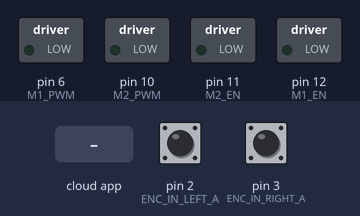
Simulated run of this sketch. Board: Arduino Uno, built with avr-gcc and run on an emulated ATmega328P. Parts: switched loads named in the sketch (green lamp = pin HIGH). The test bench sets the inputs (shaded band); at power-on: pin 2 (ENC_IN_LEFT_A) HIGH, pin 3 (ENC_IN_RIGHT_A) HIGH. The ROS host is connected and sends only what is stated.

Above: at 1.2 s.
1.3 s: the phone or cloud app sets linear.x to -100
At 2.0 s:
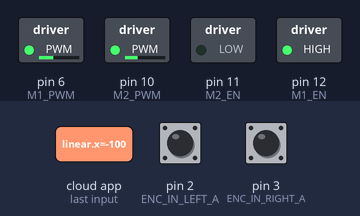
2.8 s: the phone or cloud app sets angular.z to -100
At 3.1 s:
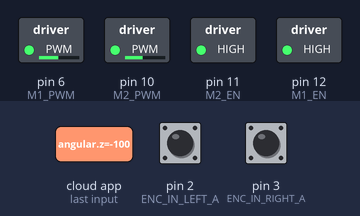
4.3 s: the phone or cloud app sets angular.z to 100
At 5.5 s:
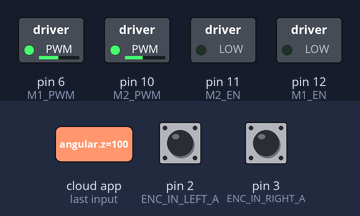
5.8 s: the phone or cloud app sets angular.z to 0
At 6.6 s:
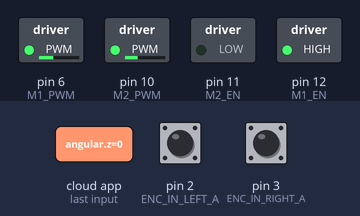
7.3 s: the phone or cloud app sets linear.x to 0
At 7.7 s:
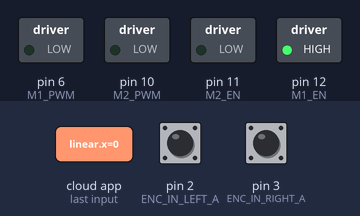
8.8 s: the phone or cloud app sets linear.x to 100
At 10.1 s:
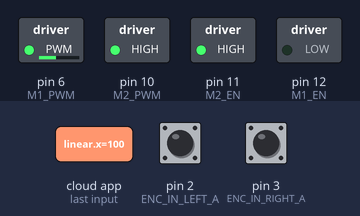
Timing chart, 0 to 11.3 s (numbered marks = the images above; inputs shaded):
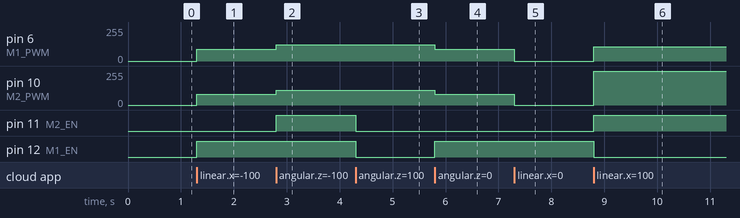

Measured:
- after the input at 1.3 s, pin 6 (M1_PWM): 0/255 → 90/255 at once; pin 10 (M2_PWM): 0/255 → 80/255 at once; pin 12 (M1_EN): LOW → HIGH at once
- after the input at 2.8 s, pin 6 (M1_PWM): 90/255 → 122/255 at once; pin 10 (M2_PWM): 80/255 → 112/255 at once; pin 11 (M2_EN): LOW → HIGH at once
- after the input at 4.3 s, pin 11 (M2_EN), pin 12 (M1_EN): HIGH → LOW at once
- after the input at 5.8 s, pin 6 (M1_PWM): 122/255 → 90/255 at once; pin 10 (M2_PWM): 112/255 → 80/255 at once; pin 12 (M1_EN): LOW → HIGH at once
- after the input at 7.3 s, pin 6 (M1_PWM): 90/255 → 0/255 at once; pin 10 (M2_PWM): 80/255 → 0/255 at once
- after the input at 8.8 s, pin 6 (M1_PWM): 0/255 → 107/255 at once; pin 10 (M2_PWM): 0/255 → 255/255 at once; pin 11 (M2_EN): LOW → HIGH at once; pin 12 (M1_EN): HIGH → LOW at once

The sketch:

sketch_vri4wd_328p_ros_cmdvel_mai22a.ino
```cpp
/*
Date: 23.05.2023
Project: VRI 4WD Robot ROS
Design: Carlos Eduardo Magrin/Eduardo Todt

Especifications:
- 4WD Platform
- Power Module DF Robot
- Board Sparkfun Atmega328p + I/O Expansion Shield V7 DF Robot
- DC Motor Driver DF Robot 2x15A
- (4) 75:1 Metal Gearmotor 6V with 48 CPR Encoder

NEW Speed adjust with code:
How to Control a Robot’s Velocity Remotely Using ROS
https://automaticaddison.com/how-to-control-a-robots-velocity-remotely-using-ros/
*/


#include "ros.h"
#include <ros/time.h>
#include <std_msgs/Int16.h>
#include <geometry_msgs/Twist.h>

//Motor DC 4WD
#define M1_PWM    6 //Right
#define M2_PWM    10
#define M1_EN     12
#define M2_EN     11
// Encoder output to Arduino Interrupt pin. Tracks the tick count.
#define ENC_IN_LEFT_A 2
#define ENC_IN_RIGHT_A 3
// Other encoder output to Arduino to keep track of wheel direction
// Tracks the direction of rotation.
#define ENC_IN_LEFT_B 19
#define ENC_IN_RIGHT_B 18

//Global variables
int locomotion = 0, i = 30, speedMotor = 0, speedMotorL = 0, speedMotorR = 0, speedMotorRamp = 0;

// True = Forward; False = Reverse
boolean Direction_left = true;
boolean Direction_right = true;

// Minumum and maximum values for 16-bit integers
// Range of 65,535
const int encoder_minimum = -32768;
const int encoder_maximum = 32767;

// Keep track of the number of wheel ticks
std_msgs::Int16 right_wheel_tick_count; //standard
ros::Publisher rightPub("right_encoder", &right_wheel_tick_count); //standard

std_msgs::Int16 left_wheel_tick_count; //standard
ros::Publisher leftPub("left_encoder", &left_wheel_tick_count); //standard


// Proportional constant, which was measured by measuring the
// PWM-Linear Velocity relationship for the robot.
const int K_P = 278;
// Y-intercept for the PWM-Linear Velocity relationship for the robot
const int b = 75; //standard 52
// Record the time that the last velocity command was received
double lastCmdVelReceived = 0;
double lastCmdVelRight = 0;
double lastCmdVelLeft = 0;
// Set linear velocity and PWM variable values for each wheel
double velLeftWheel = 0;
double velRightWheel = 0;
double pwmLeftReq = 0;
double pwmRightReq = 0;
double pwmSpeed = 0;
// Turning PWM output (0 = min, 255 = max for PWM values)
const int PWM_TURN = 80;
// Correction multiplier for drift. Chosen through experimentation.
const int DRIFT_MULTIPLIER = 120;
// How much the PWM value can change each cycle
const int PWM_INCREMENT = 1;

// Number of ticks per wheel revolution. We won't use this in this code.
const int TICKS_PER_REVOLUTION = 600; //ex 620
// Wheel radius in meters
const double WHEEL_RADIUS = 0.12; //ex 0.033
// Distance from center of the left tire to the center of the right tire in m
const double WHEEL_BASE = 0.255; //ex 0.17
// Number of ticks a wheel makes moving a linear distance of 1 meter
// This value was measured manually.
const double TICKS_PER_METER = 3100; // Originally 2880

// Set maximum and minimum limits for the PWM values
const int PWM_MIN = 100; // about 0.1 m/s
const int PWM_MAX = 120; // about 0.172 m/s
// Time interval for measurements in milliseconds
const int interval = 30;
long previousMillis = 0;
long currentMillis = 0;


ros::NodeHandle  nh;


// Increment the number of ticks
void right_wheel_tick() {

  // Read the value for the encoder for the right wheel
  int val = digitalRead(ENC_IN_RIGHT_B);

  if (val == LOW) {
    Direction_right = false; // Reverse
  }
  else {
    Direction_right = true; // Forward
  }

  if (Direction_right) {

    if (right_wheel_tick_count.data == encoder_maximum) {
      right_wheel_tick_count.data = encoder_minimum;
    }
    else {
      right_wheel_tick_count.data++;
    }
  }
  else {
    if (right_wheel_tick_count.data == encoder_minimum) {
      right_wheel_tick_count.data = encoder_maximum;
    }
    else {
      right_wheel_tick_count.data--;
    }
  }
}

// Increment the number of ticks
void left_wheel_tick() {

  // Read the value for the encoder for the left wheel
  int val = digitalRead(ENC_IN_LEFT_B);

  if (val == LOW) {
    Direction_left = true; // Reverse
  }
  else {
    Direction_left = false; // Forward
  }

  if (Direction_left) {
    if (left_wheel_tick_count.data == encoder_maximum) {
      left_wheel_tick_count.data = encoder_minimum;
    }
    else {
      left_wheel_tick_count.data++;
    }
  }
  else {
    if (left_wheel_tick_count.data == encoder_minimum) {
      left_wheel_tick_count.data = encoder_maximum;
    }
    else {
      left_wheel_tick_count.data--;
    }
  }
}


/////////////////////// Motor Controller Functions ////////////////////////////

// Calculate the left wheel linear velocity in m/s every time a
// tick count message is rpublished on the /left_ticks topic.
void calc_vel_left_wheel(){

  // Previous timestamp
  static double prevTime = 0;

  // Variable gets created and initialized the first time a function is called.
  static int prevLeftCount = 0;

  // Manage rollover and rollunder when we get outside the 16-bit integer range
  int numOfTicks = (65535 + left_wheel_tick_count.data - prevLeftCount) % 65535;

  // If we have had a big jump, it means the tick count has rolled over.
  if (numOfTicks > 10000) {
        numOfTicks = 0 - (65535 - numOfTicks);
  }

  // Calculate wheel velocity in meters per second
  velLeftWheel = numOfTicks/TICKS_PER_METER/((millis()/1000)-prevTime);

  // Keep track of the previous tick count
  prevLeftCount = left_wheel_tick_count.data;

  // Update the timestamp
  prevTime = (millis()/1000);

}

// Calculate the right wheel linear velocity in m/s every time a
// tick count message is published on the /right_ticks topic.
void calc_vel_right_wheel(){

  // Previous timestamp
  static double prevTime = 0;

  // Variable gets created and initialized the first time a function is called.
  static int prevRightCount = 0;

  // Manage rollover and rollunder when we get outside the 16-bit integer range
  int numOfTicks = (65535 + right_wheel_tick_count.data - prevRightCount) % 65535;

  if (numOfTicks > 10000) {
        numOfTicks = 0 - (65535 - numOfTicks);
  }

  // Calculate wheel velocity in meters per second
  velRightWheel = numOfTicks/TICKS_PER_METER/((millis()/1000)-prevTime);

  prevRightCount = right_wheel_tick_count.data;

  prevTime = (millis()/1000);

}


// Take the velocity command as input and calculate the PWM values.
void calc_pwm_values(const geometry_msgs::Twist& cmdVel) {

  // Record timestamp of last velocity command received
  lastCmdVelReceived = (millis()/1000);

  lastCmdVelRight = cmdVel.linear.x;
  lastCmdVelLeft = cmdVel.angular.z;

   // Calculate the PWM value given the desired velocity


    if (cmdVel.linear.x != 0.0 || cmdVel.angular.z != 0.0) {
    if (cmdVel.linear.x > 0.0) { //front
      pwmSpeed = ((K_P * ((cmdVel.linear.x)) + b));
      speedMotorL = pwmSpeed;
      speedMotorR = pwmSpeed;
      locomotion = 1;

    }
    if (cmdVel.linear.x < 0.0) { //rear
      pwmSpeed = ((K_P * ((-(cmdVel.linear.x))) + b));
      speedMotorL = pwmSpeed;
      speedMotorR = pwmSpeed;
      locomotion = 4;

    }


      // Turn left
    if (cmdVel.angular.z > 0.0) { //left
      pwmSpeed = ((K_P * ((cmdVel.angular.z)/10) + b));
      speedMotorL = pwmSpeed;
      speedMotorR = pwmSpeed;
      locomotion = 2;

    }
    if (cmdVel.angular.z < 0.0) { //right
      pwmSpeed = ((K_P * ((-(cmdVel.angular.z))/10) + b));
      speedMotorL = pwmSpeed;
      speedMotorR = pwmSpeed;
      locomotion = 3;

    }

    }

  else {
      speedMotorL = 0;
      speedMotorR = 0;
      // Stop
      locomotion = 0;

    }


  char log_msg[60];
  sprintf(log_msg, "PWM L: %3d PWM R: %3d | %2d", (int)(speedMotorL), (int)(speedMotorR), locomotion);

  nh.loginfo(log_msg);

}

  // Set up ROS subscriber to the velocity command
ros::Subscriber<geometry_msgs::Twist> subCmdVel("cmd_vel", &calc_pwm_values );

void setup(){


  // Set pin states of the encoder
  pinMode(ENC_IN_LEFT_A , INPUT_PULLUP);
  pinMode(ENC_IN_LEFT_B , INPUT);
  pinMode(ENC_IN_RIGHT_A , INPUT_PULLUP);
  pinMode(ENC_IN_RIGHT_B , INPUT);

  // Every time the pin goes high, this is a tick
  attachInterrupt(0 , left_wheel_tick, RISING); //INT0
  attachInterrupt(1 , right_wheel_tick, RISING); //INT1


  // Motor control pins are outputs
  pinMode(M1_PWM, OUTPUT);
  pinMode(M2_PWM, OUTPUT);
  pinMode(M1_EN, OUTPUT);
  pinMode(M2_EN, OUTPUT);

  // Turn off motors - Initial state
  digitalWrite(M1_EN, LOW);
  digitalWrite(M2_EN, LOW);

  // Set the motor speed
  analogWrite(M1_PWM, 0);
  analogWrite(M2_PWM, 0);


  nh.initNode();
  nh.getHardware()->setBaud(57600);
  nh.advertise(rightPub);
  nh.advertise(leftPub);
  nh.subscribe(subCmdVel);

}

void loop(){

  nh.spinOnce();


  // Record the time
  currentMillis = millis();


  // If the time interval has passed, publish the number of ticks,
  // and calculate the velocities.
  if (currentMillis - previousMillis > interval) {

    previousMillis = currentMillis;

    // Publish tick counts to topics
    leftPub.publish( &left_wheel_tick_count); //standard
    rightPub.publish( &right_wheel_tick_count ); //standard

    // Calculate the velocity of the right and left wheels
    //calc_vel_right_wheel();
    //calc_vel_left_wheel();

  }

  //Controle utilizando /cmd_vel rodando o pacote cbs_level0_locomotion

  // Stop the car if there are no cmd_vel messages
  //if((millis()/1000) - lastCmdVelReceived > 1) {
  //  pwmLeftReq = 0;
  //  pwmRightReq = 0;
  //}

  //set_pwm_values();


   // Set the direction of the motors

int speed_constant = 90;

switch (locomotion){
case(1):    //anda frente
            //nh.loginfo("Front");
            digitalWrite(M1_EN, LOW);
            digitalWrite(M2_EN, HIGH);

            analogWrite(M1_PWM, speedMotorR+10);
            analogWrite(M2_PWM, speedMotorL);
            break;

case (2):   //anda esquerda
            //nh.loginfo("Turn left");
            digitalWrite(M1_EN, LOW);
            digitalWrite(M2_EN, LOW);


            analogWrite(M1_PWM, speedMotorR+20);
            analogWrite(M2_PWM, speedMotorL+10);
            break;

case(3):    //anda direita
            //nh.loginfo("Turn right");
            digitalWrite(M1_EN, HIGH);
            digitalWrite(M2_EN, HIGH);
            //speedMotorL = 100;
            //speedMotorR = 100;

            analogWrite(M1_PWM, speedMotorR+20);
            analogWrite(M2_PWM, speedMotorL+10);;
            break;

case(4):     //retrocede
            //nh.loginfo("Rear");
            digitalWrite(M1_EN, HIGH);
            digitalWrite(M2_EN, LOW);

            analogWrite(M1_PWM, 90);
            analogWrite(M2_PWM, 80);
            break;

default:
    analogWrite(M1_PWM, 0);
    analogWrite(M2_PWM, 0);
    break;
}

}
```
